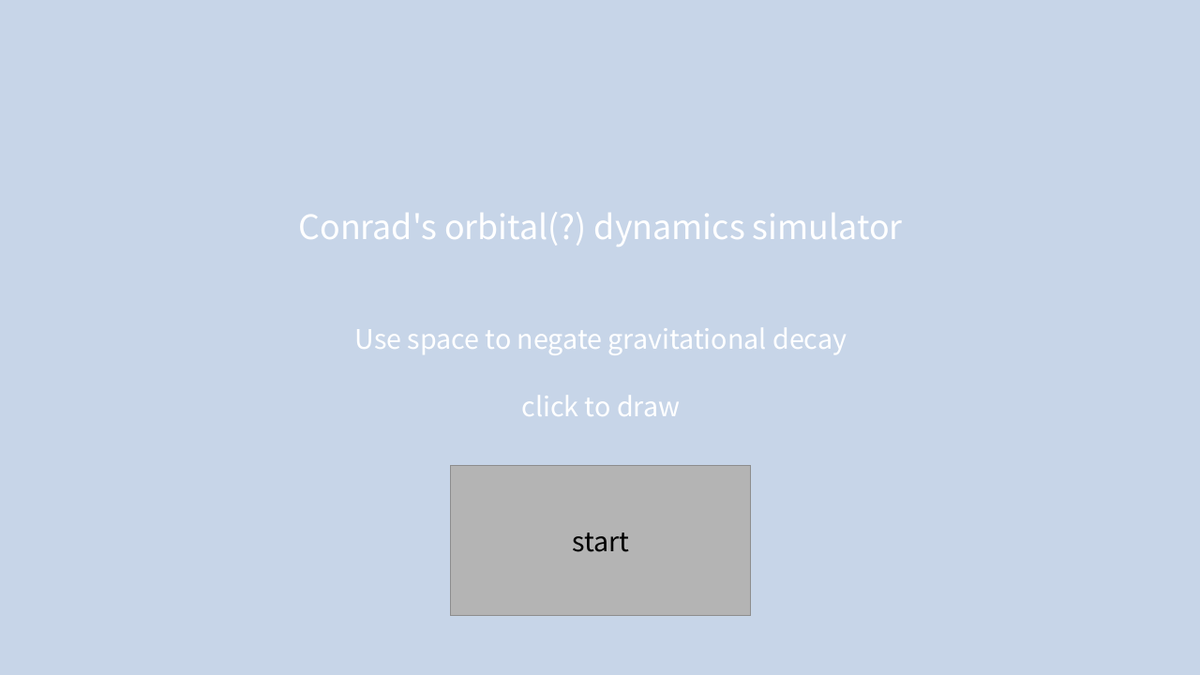
Frame 1 (no input)
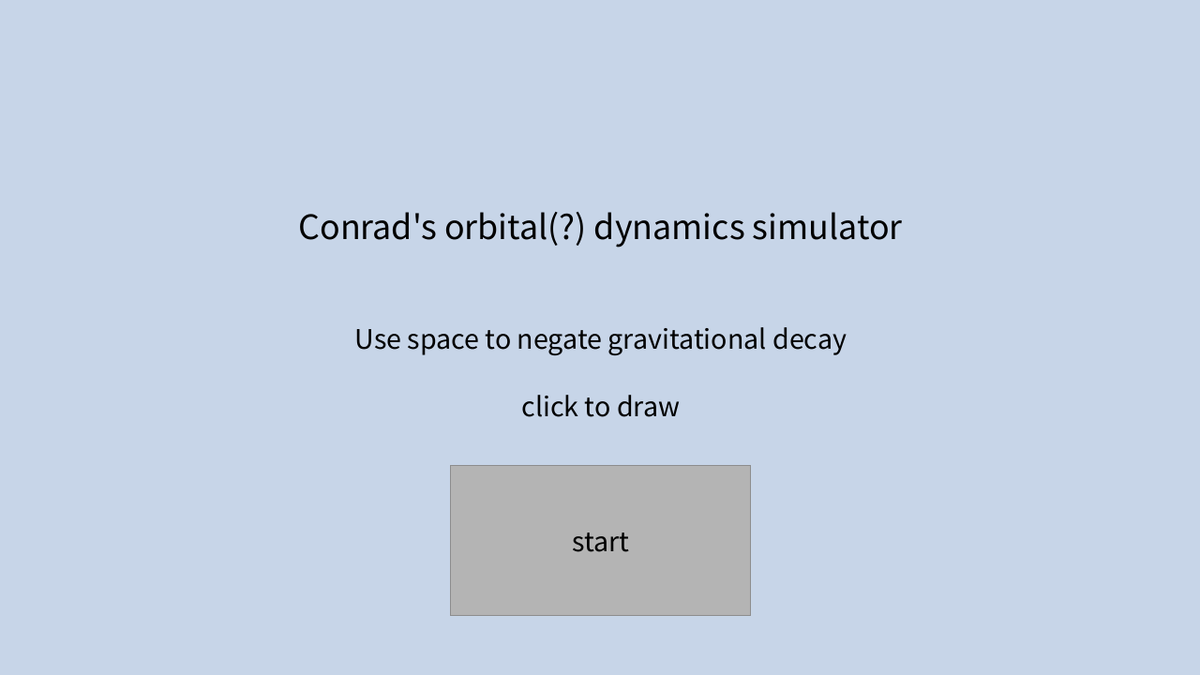
Frame 60 (the mouse pressed at the canvas centre just before this capture)
Frame 120 (the mouse held since frame 60 and released just before this capture): identical to frame 60, image omitted

The Processing sketch that drew these frames (run headless with seeded random() and noise(); from frame 60 on, the mouse is pressed at the canvas centre):

// Processing sketch: actually_orbits
// ── actually_orbits.pde
/*
coded by Conrad Menchine
criticism and pull requests encouraged
(i have no idea how pull requests work, though)
please credit me if you post this anywhere
*/

//--------------------- Setting up non-canvas-dependant variables

boolean started = false;
PVector mouse = new PVector(mouseX, mouseY);
float radius = 40;

ArrayList balls;
orbital ogb;

button startbutton;
color bg = #C7D5E8;



button strengthup;
button strengthdown;
button decayup;
button decaydown;
button ballsup;
button ballsdown;


//---------------------- Setting up canvas and canvas-dependant variables
void setup(){
    size( 1280, 720);
    background(bg);
    strokeWeight(1);
    textSize(15);
    frameRate(120);
    
    balls = new ArrayList();
    balls.add(new orbital(color(random(255), random(255), random(255)), 1));
    ogb = (orbital) balls.get(0);

    
    startbutton = new button("start", width/2, height*0.8, width/4, width/8);
    ballsup = new button("+", 19*width/20, height/5, width/20, height/10);
    ballsdown = new button("-", 18*width/20, height/5, width/20, height/10);
    
    strengthup = new button("+", 19*width/20, 2*height/5, width/20, height/10);
    strengthdown = new button("-", 18*width/20, 2*height/5, width/20, height/10);
    decayup = new button("+", 19*width/20, 3*height/5, width/20, height/10);
    decaydown = new button("-", 18*width/20, 3*height/5, width/20, height/10);
}




//------------------------- The draw function: shows splash screen and program
void draw(){
    

    if(started){
        program();
    }
    else{
        splash();
    }
    
}

//------------------------- The startup splash screen
void splash(){
    int scale = min(width,height);
    background(bg);
    textAlign(CENTER, CENTER);
    textSize(scale/18);
    text("Conrad's orbital(?) dynamics simulator", width/2, height/3);
    textSize(scale/22);
    text("Use space to negate gravitational decay", width/2, height/2);
    text("click to draw", width/2, height*0.6);
    cursor(ARROW);
    startbutton.Draw();
    if(startbutton.clicked()){
        
        started = true;
    }
    
//------------------------- The actual program
}
void program(){
    textSize(min(width,height)/26);
    if( !mousePressed){
        background(bg);
    }
    mouse.set(mouseX, mouseY);
    stroke(0);
    ogb.orbit(mouse);
    /*
    for(int i=1; i<balls.size();i++){
        orbital b = (orbital) balls.get(i);
        orbital b0 = (orbital) balls.get(i-1);
        b.orbit(b0.position);
    }
    */

    ballbuttons();
    gravitybuttons();
    decaybuttons();
    warnings();
}

//---------------------- Buttons to control strength

float strength = 0.4;
void gravitybuttons(){

  if(strengthup.pressed()){
      strength = min(2,strength*1.01);
      background(bg);
  }
  if(strengthdown.pressed()){
      strength = max(0.1, strength*0.99);
      background(bg);
  }
  fill(0);
  
  text("gravity: " + nf(strength, 1, 2), 9*width/10, 6*height/20);
  cursor(ARROW);
  strengthup.Draw();
  strengthdown.Draw();
}

//----------------- decay buttons
float decay = 0.95;
void decaybuttons(){

  if(decayup.pressed()){
    decay = max(0.2, decay*0.995);
    background(bg);
      
  }
  if(decaydown.pressed()){
      
      decay = min(0.99,decay*1.005);
      background(bg);
  }
  fill(0);
  
  text("drag: " + nf(1 - decay, 1, 2), 9*width/10, height/2);
  cursor(ARROW);
  decayup.Draw();
  decaydown.Draw();
}

//----------------- warnings for sage
void warnings(){
    fill(80);
    
    if(6 < balls.size() && balls.size()< 10){
      text("this is a bad idea...", width/2, 19*height/20);
    }
    if(9 < balls.size() && balls.size()< 20){
      text("seriously though", width/2, 19*height/20);
    }
    if(19 < balls.size() && balls.size()< 30){
      text("omg. pls stahp", width/2, 19*height/20);
    }
    if(29 < balls.size() && balls.size()< 40){
      text("This is getting ridiculous", width/2, 19*height/20);
    }
    if(39 < balls.size() && balls.size()< 50){
      text("You have a problem.", width/2, 19*height/20);
    }
    if(balls.size() == 50){
      text("I'm cutting you off", width/2, 19*height/20);
    }
  
  
  
}
//-----------------change size buttons

//-----------------add balls (if balls > 2)

void ballbuttons(){

  if(ballsup.clicked() && balls.size() < 50){
      balls.add(new orbital(color(random(255), random(255), random(255)), 0.9));
      background(bg);
  }
  if(ballsdown.clicked() && balls.size() > 1){
      balls.remove(balls.size() - 1);
      background(bg);
  }
  fill(0);
  
  text("balls: " + balls.size(), 9*width/10, height/20);
  cursor(ARROW);
  ballsup.Draw();
  ballsdown.Draw();
}



//-----------------skew of ball accelerations (*skew^numberofball)


//------------------- classes orbital and button

class orbital {
    PVector rad = new PVector(0,0);
    PVector position = new PVector(0,0);
    PVector pi;
    PVector velocity = new PVector(0,0);
    PVector accel = new PVector(0,0);
    //Don't judge. I use the other spelling to differentiate between the class and the private object
    color colour;
    float delay;
    float mult;
    float radmag;
    float distance;
    PVector follow = new PVector(0,0);
    
    orbital(color doot, float mul) {
        colour = doot;
        mult = mul;


    }
    void orbit(PVector follo){
        delay = decay;
        if(keyPressed){
            delay = 1;
        }
        follow.set(follo);
        follow.sub(position);
        distance = follow.mag();
        rad.set(follow);
        rad.mult(0.05);
        //square radius
        rad.x = (rad.x * abs(rad.x));
        rad.y = (rad.y * abs(rad.y));
        radmag = 10 / rad.mag();
        rad.setMag(radmag);
        accel.set(rad);
        if(distance < 50){
          accel.setMag(0.2);
        }
        text(distance, 90, 90);
        accel.limit(1);
        velocity.add(accel);
        position.add(velocity);
        text(accel.mag(),90,140);
        
        //velocity.x = (50/(follow.x - position.x) + velocity.x) * delay * mult;
        //velocity.y = (50/(follow.y - position.y) + velocity.y) * delay * mult;
        //tempvel.set(velocity);
        //tempvel.mult(0.1*strength);
       // position.add(tempvel);
        fill(colour);
        ellipse(position.x, position.y, radius, radius);
    }
}

class button {
    String label;
    float x;        // center x position
    float y;        // center y position
    float w;        // width of button
    float h;        // height of button
    boolean laststep = false;
    boolean buffer = true;
    button(String labelB, float xpos, float ypos, float widthB, float heightB) {
        label = labelB;
        x = xpos;
        y = ypos;
        w = widthB;
        h = heightB;
    }
    void Draw() {
        
        rectMode(CENTER);
        if(pressed()){
            fill(200);
            cursor(HAND);
        }
        else if(MouseIsOver()){
            fill(210);
            cursor(HAND);
        }
        else{
            fill(180);
        }
        stroke(141);
        rect(x, y, w, h);
        textAlign(CENTER, CENTER);
        fill(0);
        text(label, x, y);
        
    }
    boolean MouseIsOver() {
        if (mouseX + w/2 > x && x > mouseX - w/2 && mouseY + h/2 > y && mouseY - h/2 < y) {
            return true;
        }
        return false;
    }
    boolean pressed() {
        
        if(MouseIsOver() && mousePressed){
            
            return true;
        }
        
        return false;
    }
    boolean clicked(){
        if(!pressed() && laststep){
            laststep = false;
            return true;
        }
        else{
            laststep = pressed();
            return false;
        }
        
    }
 }
